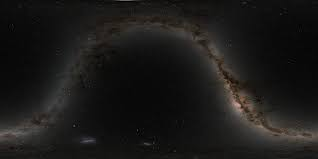
#> input picture sky_projections/milkyway.jpg, 318 x 159 px
$ python plot_cylindrical_sphere.py
#> lines starting #> are read from the running program, lines starting #| are printed output that depends on the picture
from __future__ import annotations

import argparse
from pathlib import Path

import matplotlib.pyplot as plt
import numpy as np


def _load_image_rgb(path: Path) -> np.ndarray:
    try:
        from PIL import Image  # type: ignore

        return np.asarray(Image.open(path).convert("RGB"), dtype=np.float32) / 255.0
    except Exception:
        img = plt.imread(path)
        arr = np.asarray(img, dtype=np.float32)
        if arr.ndim == 2:
            arr = np.repeat(arr[:, :, None], 3, axis=2)
        if arr.shape[2] > 3:
            arr = arr[:, :, :3]
        if arr.max() > 1.0:
            arr = arr / 255.0
        return arr


def plot_cylindrical_texture_on_sphere(image_path: Path, stride: int = 2) -> None:
    """
    Plot an equirectangular/cylindrical sky image on a sphere.

    Convention:
    - Image top row    => latitude +90 deg (north pole)
    - Image bottom row => latitude -90 deg (south pole)
    - Horizontal axis maps full longitude range [-180, +180) deg.
    """
    tex = _load_image_rgb(image_path)
    h, w, _ = tex.shape
#> h = 159; w = 318

    y_idx = np.arange(0, h, max(1, int(stride)), dtype=float)
#> y_idx = 80 values from 0 to 158
    x_idx = np.arange(0, w, max(1, int(stride)), dtype=float)
#> x_idx = 159 values from 0 to 316
    yy, xx = np.meshgrid(y_idx, x_idx, indexing="ij")

    lon = (xx / max(1.0, float(w - 1))) * (2.0 * np.pi) - np.pi
    lat = 0.5 * np.pi - (yy / max(1.0, float(h - 1))) * np.pi

    x = np.cos(lat) * np.cos(lon)
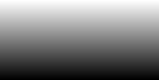
#> lat: shape (80, 159) float64; min -1.57, max 1.57, mean 0; drawn with min black and max white
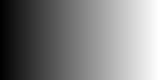
#> lon: shape (80, 159) float64; min -3.14, max 3.12, mean -0.00991; drawn with min black and max white
    y = np.cos(lat) * np.sin(lon)
    z = np.sin(lat)

    tex_sub = tex[:: max(1, int(stride)), :: max(1, int(stride)), :]

    fig = plt.figure(figsize=(10, 8))
    ax = fig.add_subplot(111, projection="3d")
    ax.plot_surface(
        x,
        y,
        z,
        facecolors=tex_sub,
        rstride=1,
        cstride=1,
        linewidth=0,
        antialiased=False,
        shade=False,
    )
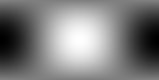
#> x: shape (80, 159) float64; min -1, max 1, mean -0.00198; drawn with min black and max white

    ax.set_box_aspect((1.0, 1.0, 1.0))
    ax.set_xlim(-1, 1)
    ax.set_ylim(-1, 1)
    ax.set_zlim(-1, 1)
    ax.set_axis_off()
    ax.set_title(f"Spherical Mapping: {image_path.name}")
    plt.tight_layout()
    plt.show()
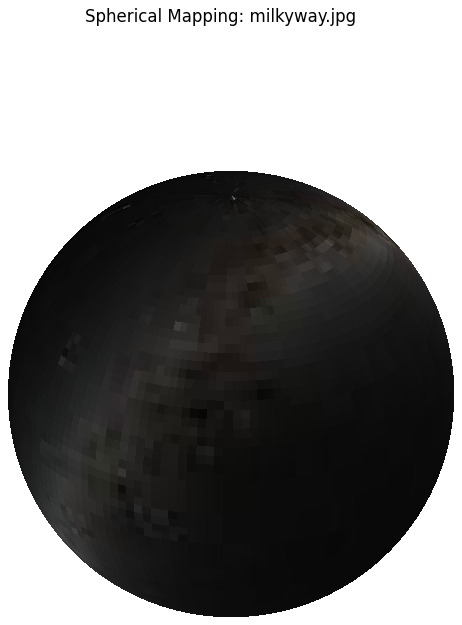
#> figure drawn by matplotlib, 1 panel


def _parse_args() -> argparse.Namespace:
    p = argparse.ArgumentParser(description="Map a cylindrical/equirectangular sky image onto a sphere.")
    p.add_argument(
        "--image",
        type=Path,
        default=Path(__file__).resolve().parent / "milkyway.jpg",
        help="Path to cylindrical/equirectangular image.",
    )
    p.add_argument(
        "--stride",
        type=int,
        default=2,
        help="Downsample stride for plotting mesh (larger = faster).",
    )
    return p.parse_args()


def main() -> None:
    args = _parse_args()
    image_path = Path(args.image)
    if not image_path.exists():
        raise FileNotFoundError(f"Image not found: {image_path}")
    plot_cylindrical_texture_on_sphere(image_path=image_path, stride=int(args.stride))


if __name__ == "__main__":
    main()
